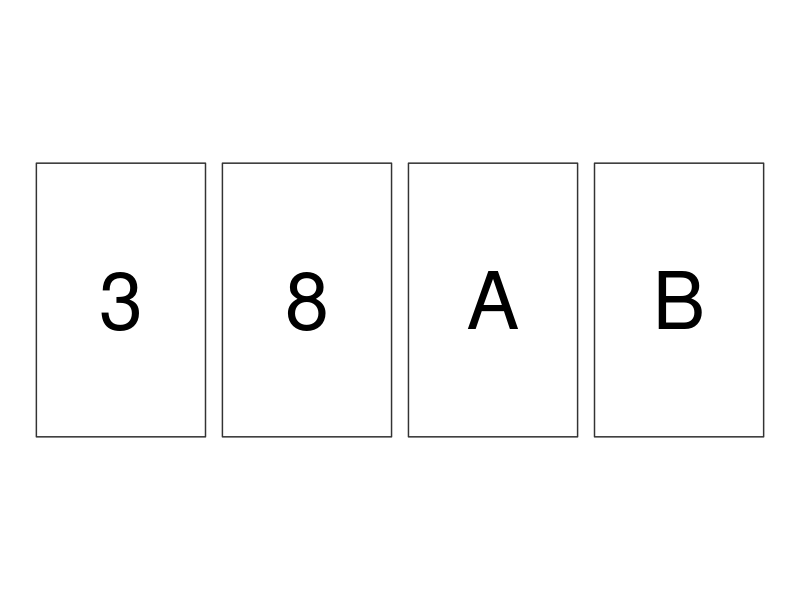
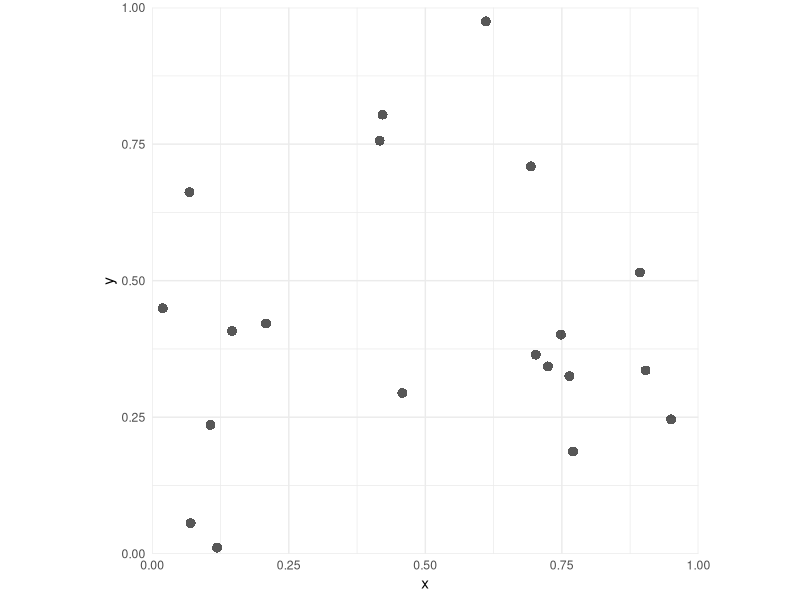
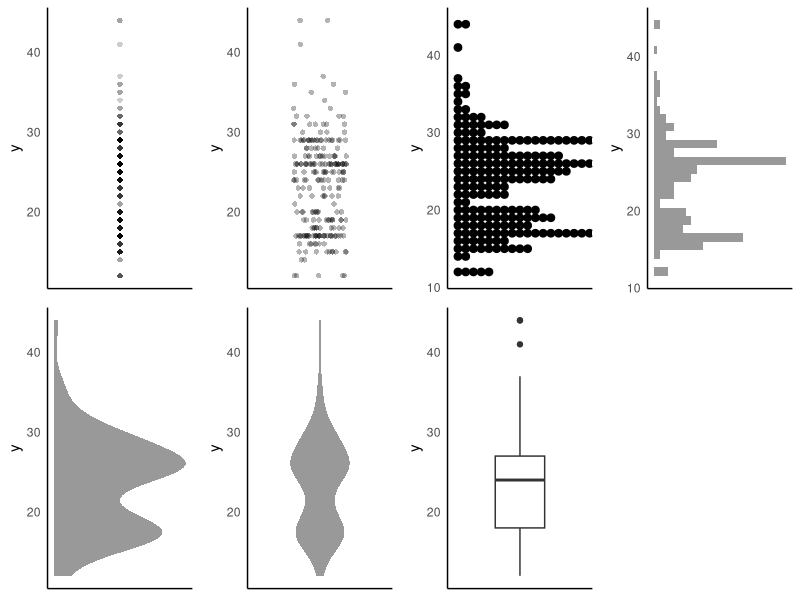
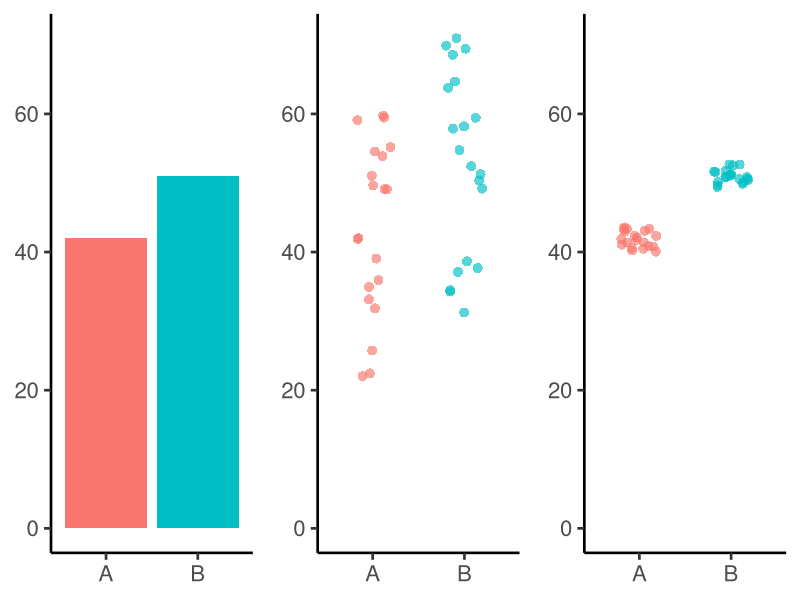
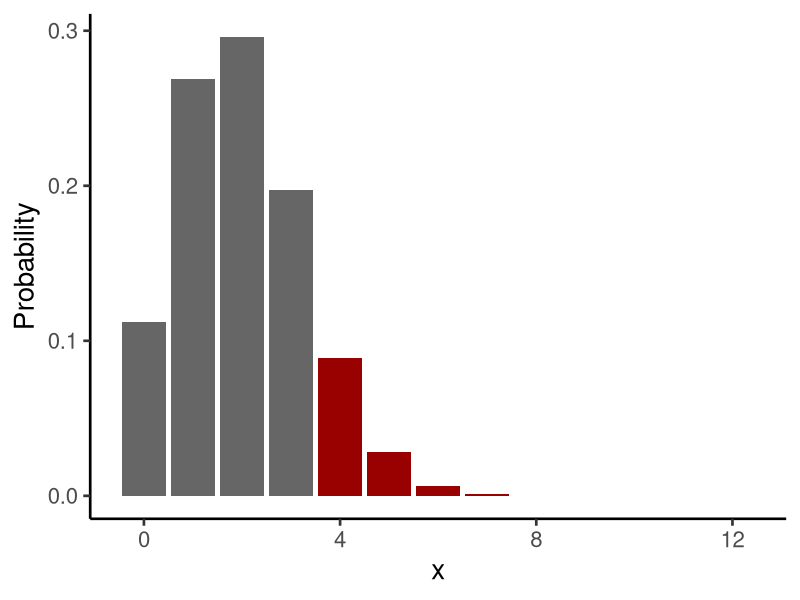
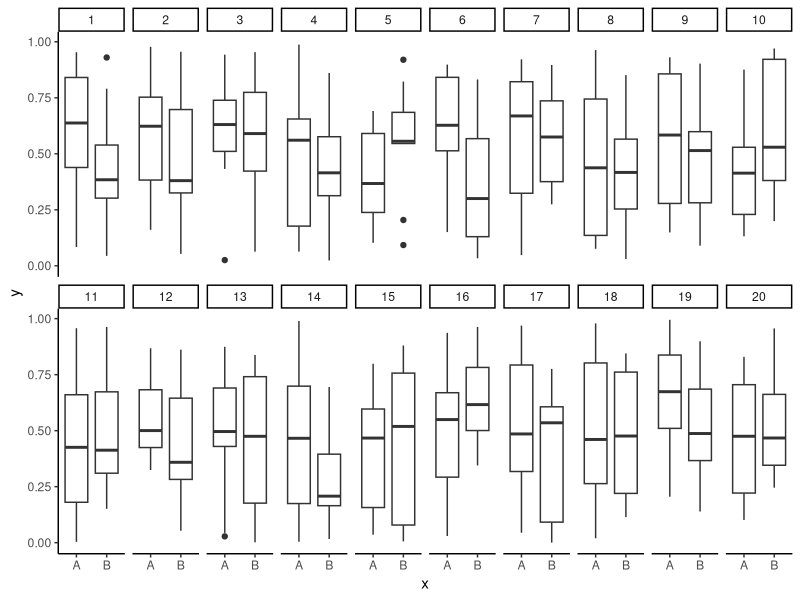
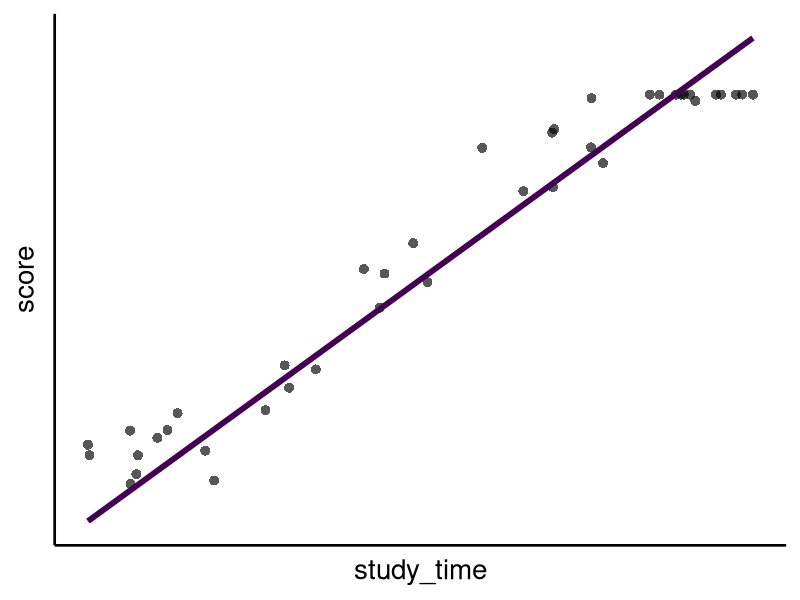
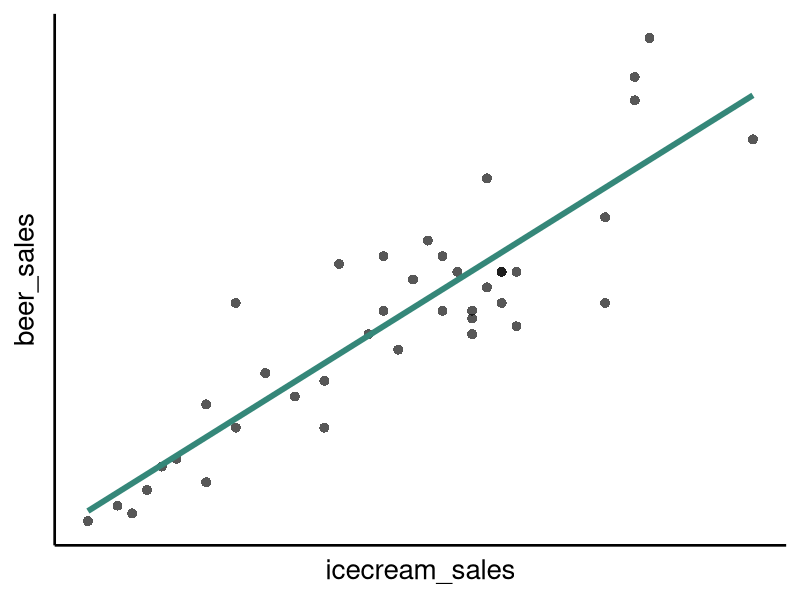

Write the R code that produced these figures, in order.
## ---- chunk 1

## ---- chunk 2
library(ggplot2)
library(tibble)
library(dplyr)
library(tidyr)
knitr::opts_chunk$set(cache = TRUE)
## ---- chunk 3
n = 20
g = (1 + sqrt(5)) / 2
card = tibble::tibble(x = c(0, 1, 1, 0), y = c(0, 0, g, g))
dplyr::bind_rows(
  card %>% dplyr::mutate(id = 0),
  card %>% dplyr::mutate(id = 1, x = x + 1.1),
  card %>% dplyr::mutate(id = 2, x = x + 2.2),
  card %>% dplyr::mutate(id = 3, x = x + 3.3),
) %>%
  ggplot() + aes(x, y) +
  geom_polygon(aes(group = id), fill = NA, color = "#333333") +
  scale_fill_identity() +
  annotate("text", x = c(0.5, 1.6, 2.7, 3.8), y = g / 2, label = c("3", "8", "A", "B"), size = 20) +
  coord_fixed() +
  theme_void()
## ---- chunk 4
n = 20
tibble::tibble(x = runif(n), y = runif(n)) %>%
  ggplot() + aes(x, y) +
  geom_point(shape = 16, size = 3, alpha = 0.66) +
  coord_fixed(xlim = c(0, 1), ylim = c(0, 1), expand = FALSE) +
  theme_minimal()
## ---- chunk 5
df = mpg %>% dplyr::mutate(y = hwy)
p0 = ggplot(df) + aes(y = y) +
  theme_classic() +
  theme(axis.title.x = element_blank(), axis.text.x = element_blank(), axis.ticks = element_blank())

cowplot::plot_grid(nrow = 2L,
  p0 + geom_point(aes(x = 0), shape = 16, alpha = 0.2),
  p0 + geom_jitter(aes(x = 0), height = 0, shape = 16, alpha = 0.3) + coord_cartesian(xlim = c(-1, 1)),
  p0 + geom_dotplot(aes(x = 0), binaxis = "y", binwidth = 1),
  p0 + geom_histogram(fill = "#999999", bins = 30L),
  p0 + geom_density(fill = "#999999", color = NA),
  p0 + geom_violin(aes(x = 0), fill = "#999999", color = NA) + coord_cartesian(xlim = c(-1, 1)),
  p0 + geom_boxplot() + coord_cartesian(xlim = c(-1, 1))
)
## ---- chunk 6
n = 20
df1 = tibble::tibble(x = c("A", "B"), y = c(42, 51))
df2 = dplyr::bind_rows(
  tibble::tibble(x = "A", y = runif(n, 42 - 20, 42 + 20)),
  tibble::tibble(x = "B", y = runif(n, 51 - 20, 51 + 20)))
df3 = dplyr::bind_rows(
  tibble::tibble(x = "A", y = rnorm(n, 42, 1)),
  tibble::tibble(x = "B", y = rnorm(n, 51, 1)))
.lim = c(0, max(df2$y, df3$y))
.th = list(coord_cartesian(ylim = .lim),
  theme_classic(base_size = 20),
  theme(legend.position = "none", axis.title = element_blank()))

p1 = ggplot(df1) + aes(x, y, fill = x) +
  geom_col() +
  .th
p2 = ggplot(df2) + aes(x, y, color = x) +
  geom_jitter(height = 0, width = 0.2, shape = 16, size = 3, alpha = 0.66) +
  .th
cowplot::plot_grid(p1, p2, p2 %+% df3, nrow = 1)
## ---- chunk 7
X = 4L
n = 12L
tibble::tibble(x = seq.int(0L, n), Probability = dbinom(x, n, 1 / 6)) %>%
  dplyr::mutate(color = ifelse(x >= X, "#990000", "#666666")) %>%
  ggplot() + aes(x, Probability, fill = color) +
  geom_col() +
  scale_fill_identity() +
  theme_classic(base_size = 20)
# pbinom(X - 1L, n, 1 / 6, lower.tail = FALSE)
# sum(dbinom(seq(X, n), n, 1 / 6))
## ---- chunk 8
# 1 - (1 - 0.05) ** 10
nsam = 10L
nrep = 20L
y = split(runif(nsam * nrep * 2), ceiling(seq_len(nsam * nrep * 2) / nsam))
tidyr::crossing(repl = seq_len(nrep), x = c("A", "B")) %>%
  dplyr::mutate(y = y) %>%
  tidyr::unnest(y) %>%
  ggplot() + aes(x, y) +
  geom_boxplot() +
  facet_wrap(vars(repl), nrow = 2L) +
  theme_classic()
## ---- chunk 9
n = 40L
tibble::tibble(
  study_time = runif(n, 0, 40),
  score = pmin(rnorm(n, 3 * study_time, 10), 100)) %>%
  ggplot() +
  aes(study_time, score) +
  geom_point(shape = 16, alpha = 0.66, size = 3) +
  stat_smooth(method = lm, formula = y ~ x + 0, se = FALSE, color = "#440154", size = 2, alpha = 0.7) +
  theme_classic(base_size = 20) +
  theme(axis.text = element_blank(), axis.ticks = element_blank())
## ---- chunk 10
n = 40L
tibble::tibble(
  temperature = runif(n, 0, 40),
  beer_sales = rpois(n, temperature * 1.3),
  icecream_sales = rpois(n, temperature)) %>%
  ggplot() +
  aes(icecream_sales, beer_sales) +
  geom_point(shape = 16, alpha = 0.66, size = 3) +
  stat_smooth(method = lm, formula = y ~ x, se = FALSE, color = "#358779", size = 2, alpha = 0.7) +
  theme_classic(base_size = 20) +
  theme(axis.text = element_blank(), axis.ticks = element_blank())
## ---- chunk 11
n = 256
tibble::tibble(x = runif(n), y = runif(n)) %>%
  dplyr::mutate(sampled = abs(x + y - 1) < 0.2) %>%
  dplyr::mutate(color = ifelse(sampled, "#fde725", "#aaaaaa")) %>%
  ggplot() +
  aes(x, y) +
  geom_point(aes(color = color), shape = 16, size = 3, alpha = 1) +
  scale_color_identity() +
  coord_fixed() +
  theme_classic(base_size = 20) +
  theme(axis.text = element_blank(), axis.ticks = element_blank())
## ---- chunk 12
n = 32
df = tibble::tibble(x = rnorm(n), y = rnorm(n))
df_outlier = df %>% dplyr::bind_rows(data.frame(x = 10, y = 10))
df_subgroups = df %>% dplyr::bind_rows(df + 8)
.lim = range(df_outlier, df_subgroups)

.make_label_cor = function(df) {
  r = cor(df[["x"]], df[["y"]])
  sprintf("r = %.2f", r)
}
# .make_label_cor(df_usbb)

.plot_cor = function(df) {
  ggplot(df) + aes(x, y) +
    geom_point(shape = 16, size = 3, alpha = 0.66) +
    stat_smooth(method = lm, formula = y ~ x, se = FALSE, size = 3, color = "#fde725") +
    annotate("text", x = -Inf, y = Inf, hjust = -0.1, vjust = 2, size = 8, label = .make_label_cor(df)) +
    coord_fixed(xlim = .lim, ylim = .lim) +
    theme_classic(base_size = 20) +
    theme(axis.text = element_blank(), axis.ticks = element_blank())
}

cowplot::plot_grid(
  .plot_cor(df),
  .plot_cor(df_outlier),
  .plot_cor(df_subgroups),
  nrow = 1L
)
